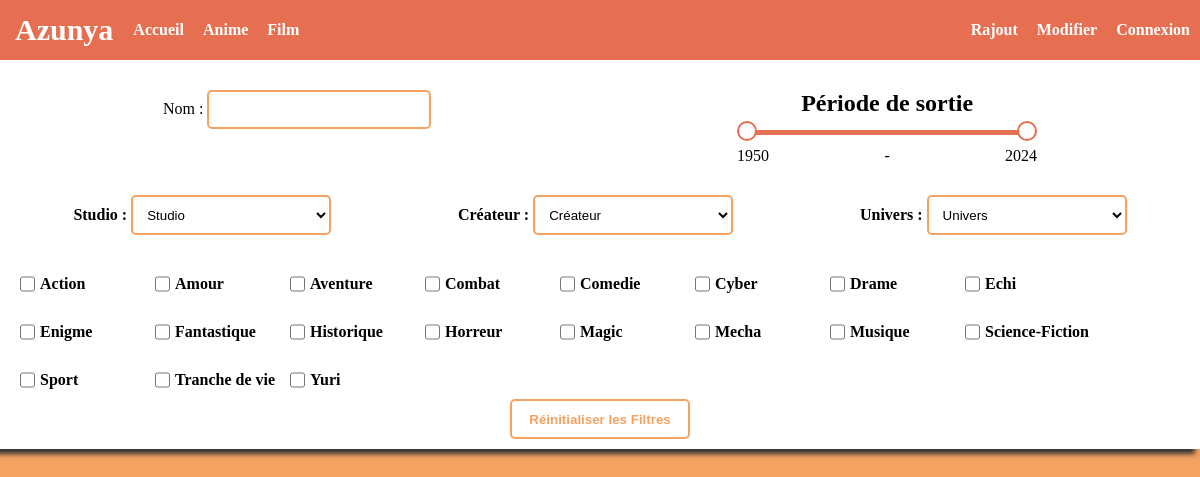
The app's page /controleur/film.inc.php with its own data.
### tables this page shows
CREATE TABLE `genres` (
  `ID` int NOT NULL,
  `name` varchar(255) DEFAULT NULL
);

### controleur/film.inc.php (called while the page is built)
<?php
include_once ('modele/film.lib.php');
include_once ('Vue/navbar.inc.php');
include_once ('Vue/film.inc.php');

### modele/film.lib.php (called while the page is built, shortened)
<?php
function fetchGenres()
{
  $dbHost = 'localhost';
  $dbName = 'db_anime';
  $dbUser = 'root';
  $dbPass = '';
  try {
    $pdo = new PDO("mysql:host=$dbHost;dbname=$dbName;charset=utf8", $dbUser, $dbPass);
    $pdo->setAttribute(PDO::ATTR_ERRMODE, PDO::ERRMODE_EXCEPTION);
    $query = "SELECT ID, name FROM Genres";
    $stmt = $pdo->query($query);
    $genres = $stmt->fetchAll(PDO::FETCH_ASSOC);
    return $genres;
  } catch (PDOException $e) {
    echo "Error: " . $e->getMessage();
    return array();
  }
}

### Vue/film.inc.php (the view, shortened to what this page needs)
<!DOCTYPE html>
<html>
<head>
  <link href="ressource/css/styles.css" rel="stylesheet">
</head>
<body>
  <div class="blockForm">
    <form>
      <div class="formFirstLign">
        <div>
          <label for="search_input">Nom :</label>
          <input type="text" id="search_input">
        </div>
        <div class="slider-container">
          <h2>Période de sortie</h2>
            <div class="values">
              <span id="range1">1950</span> - <span  id="range2">2024</span>
            </div>
            <div class="slider-track"></div>
            <input  id="yearMin"  value="1950" type="range" min="1950" max="2024" >
            <input  id="yearMax" value="2024" type="range" min="1950" max="2024">
         </div>
      </div>
      <div class="formSecondLign">
        <div>
          <label  class="tittle_Filer" for="studio_filter">Studio :</label>
          <select id="studio_filter">
            <option value="">Studio</option>
          </select>
        </div>
        <div>
          <label  class="tittle_Filer" for="creator_filter">Créateur :</label>
          <select id="creator_filter">
            <option value="">Créateur</option>
          </select>
          <br>
        </div>
        <div>
          <label class="tittle_Filer" for="univer_filter">Univers :</label>
          <select id="univer_filter">
            <option value="">Univers</option>
          </select>
        </div>
      </div>
      <div class="formTheirdLign">
          <?php
          $genres = fetchGenres();
            foreach ($genres as $genre) {
               echo '<div class="checkboxGenres"><input class="Custom-checkbox" type="checkbox" name="genre_filter[]" value="' . $genre['ID'] . '"> ' . $genre['name'] . '</div>';
            }
          ?>
        <br>
      </div>
      <button type="button" id="reset_filters">Réinitialiser les Filtres</button>
    </form>
  </div>
</body>
</html>

### ressource/css/Navbar.css (style rules this page uses)
body { background-color: #f4a261; }
* { margin: 0; padding: 0; }

### ressource/css/styles.css (style rules this page uses)
* { margin: 0; padding: 0; }
body { background-color: #f4a261; }
.blockForm { gap: 15px; margin-left: auto; margin-right: auto; box-shadow: -5px 5px 5px #333; background-color: #FFFFFF !important; display: flex; margin-bottom: 1%; padding: 10PX; }
.formFirstLign { margin-top: 20px; display: flex; justify-content: space-around; }
#search_input { width: 200px; padding: 10px; background-color: #fff; border-radius: 5px; border: 2px solid #f4a261; }
.slider-container { position: relative; width: 300px; }
.slider-container h2 { text-align: center; margin-bottom: 20px; }
.values { display: flex; justify-content: space-between; margin-bottom: 10px; margin-top: 30px; }
.slider-container input[type="range"] { position: absolute; pointer-events: none; -webkit-appearance: none; width: 100%; height: 15px; top: 35px; background: transparent; }
.slider-track { position: absolute; width: 96%; height: 5px; top: 40px; border-radius: 5px; background: #d5d5d5; z-index: 0; margin-left: 5px; }
.formSecondLign { margin-top: 20px; display: flex; justify-content: space-around; }
.formTheirdLign { margin-top: 20px; display: flex; flex-wrap: wrap; }
.checkboxGenres { margin-top: 20px; display: flex; flex-wrap: wrap; align-content: center; padding-left: 10px; padding-bottom: 10px; width: 125px; font-weight: bold; }
.formTheirdLign input { margin-right: 5px; display: flex; }
.Custom-checkbox { width: 15px; }
#studio_filter, #creator_filter, #univer_filter { width: 200px; height: 40px; padding: 10px; background-color: #fff; border-radius: 5px; border: 2px solid #f4a261; }
.tittle_Filer { margin-top: auto; margin-bottom: auto; font-weight: bold; }
#reset_filters { margin: auto; display: flex; align-items: center; justify-content: center; width: 180px; height: 40px; text-align: center; background: #fff; border-radius: 5px; border: 2px solid #f4a261; font-weight: bold; color: #f4a261; }

### records on screen
genres: name "Action"
genres: name "Amour"
genres: name "Aventure"
genres: name "Combat"
genres: name "Comedie"
genres: name "Cyber"
genres: name "Drame"
genres: name "Echi"
genres: name "Enigme"
genres: name "Fantastique"
genres: name "Historique"
genres: name "Horreur"
genres: name "Magic"
genres: name "Mecha"
genres: name "Musique"
genres: name "Science-Fiction"
genres: name "Sport"
genres: name "Tranche de vie"
genres: name "Yuri"
